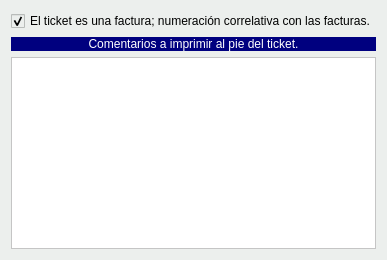
           <widget class="QWidget" name="tab_3">
            <property name="styleSheet">
             <string notr="true">background-color: #ecefed;</string>
            </property>
            <attribute name="title">
             <string>Ticket</string>
            </attribute>
            <layout class="QGridLayout" name="gridLayout_11">
             <item row="2" column="0">
              <widget class="QTextEdit" name="txtcComentarioTicket">
               <property name="styleSheet">
                <string notr="true">background-color: rgb(255, 255, 255);</string>
               </property>
              </widget>
             </item>
             <item row="0" column="0">
              <widget class="QCheckBox" name="chk_ticket_factura">
               <property name="text">
                <string>El ticket es una factura; numeración correlativa con las facturas.</string>
               </property>
               <property name="checked">
                <bool>true</bool>
               </property>
              </widget>
             </item>
             <item row="1" column="0">
              <widget class="QLabel" name="label_57">
               <property name="styleSheet">
                <string notr="true">background-color: rgb(0, 0, 127);
color: rgb(255, 255, 255);</string>
               </property>
               <property name="text">
                <string>Comentarios a imprimir al pie del ticket.</string>
               </property>
               <property name="alignment">
                <set>Qt::AlignCenter</set>
               </property>
              </widget>
             </item>
            </layout>
           </widget>
